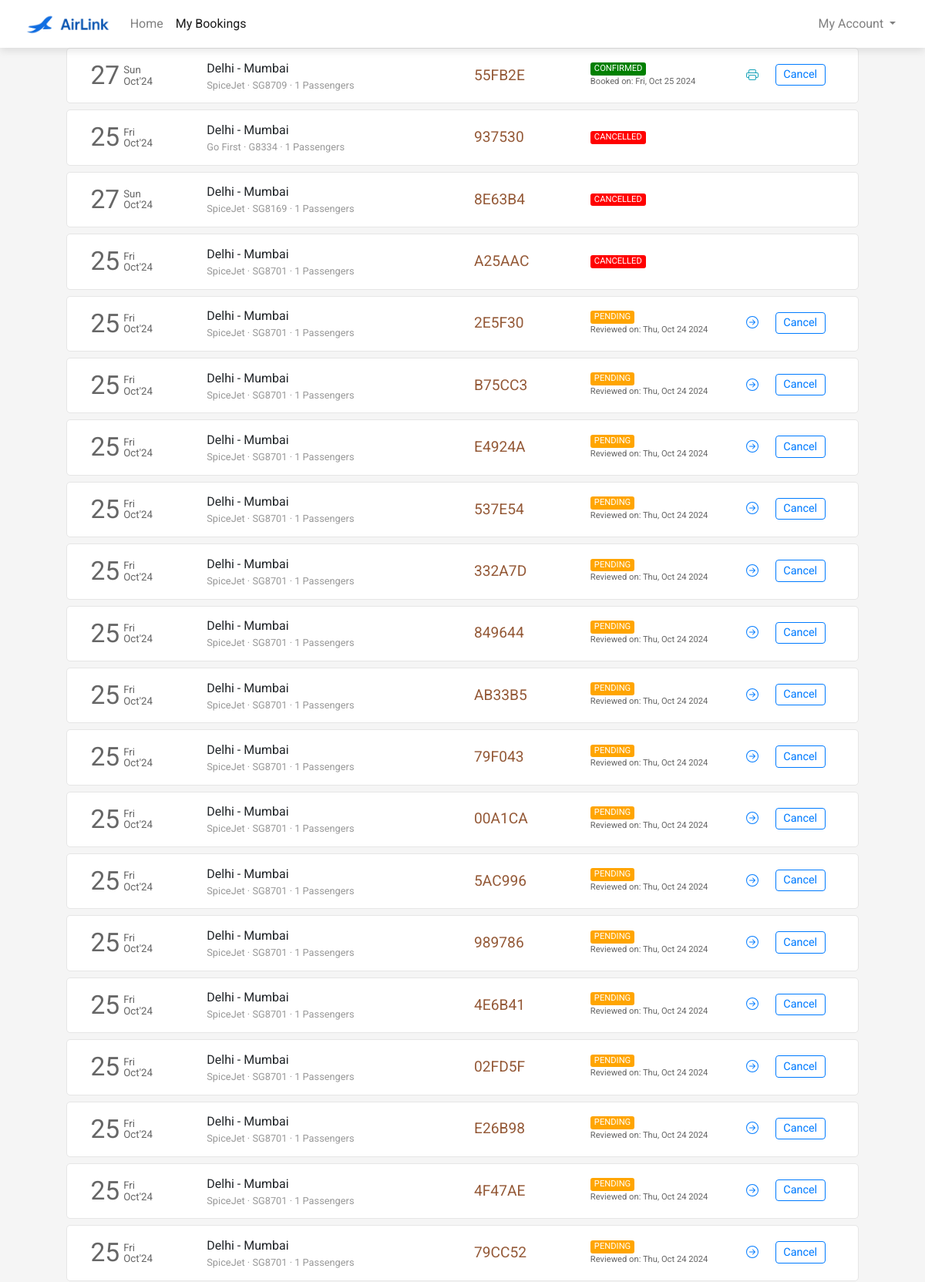
Page /flight/bookings (signed in, upper part) on the committed database.
### flight/models.py (models this page shows, shortened)
class Ticket(models.Model):
    user = models.ForeignKey(User,on_delete=models.CASCADE,related_name="bookings", blank=True, null=True)
    ref_no = models.CharField(max_length=6, unique=True)
    passengers = models.ManyToManyField(Passenger, related_name="flight_tickets")
    flight = models.ForeignKey(Flight, on_delete=models.CASCADE, related_name="tickets", blank=True, null=True)
    flight_ddate = models.DateField(blank=True, null=True)
    flight_adate = models.DateField(blank=True, null=True)
    flight_fare = models.FloatField(blank=True,null=True)
    other_charges = models.FloatField(blank=True,null=True)
    coupon_used = models.CharField(max_length=15,blank=True)
    coupon_discount = models.FloatField(default=0.0)
    total_fare = models.FloatField(blank=True, null=True)
    seat_class = models.CharField(max_length=20, choices=SEAT_CLASS)
    booking_date = models.DateTimeField(default=datetime.now)
    mobile = models.CharField(max_length=20,blank=True)
    email = models.EmailField(max_length=45, blank=True)
    status = models.CharField(max_length=45, choices=TICKET_STATUS)
    class Admin(models.Model):
        user = models.OneToOneField(User, on_delete=models.CASCADE)
        phone_number = models.CharField(max_length=20, blank=True)
        created_at = models.DateTimeField(auto_now_add=True)

class Flight(models.Model):
    origin = models.ForeignKey(Place, on_delete=models.CASCADE, related_name="departures")
    destination = models.ForeignKey(Place, on_delete=models.CASCADE, related_name="arrivals")
    depart_time = models.TimeField(auto_now=False, auto_now_add=False)
    depart_day = models.ManyToManyField(Week, related_name="flights_of_the_day")
    duration = models.DurationField(null=True)
    arrival_time = models.TimeField(auto_now=False, auto_now_add=False)
    plane = models.CharField(max_length=24)
    airline = models.CharField(max_length=64)
    economy_fare = models.FloatField(null=True)
    business_fare = models.FloatField(null=True)
    first_fare = models.FloatField(null=True)
    class Meta:
        verbose_name = 'Flight'
        verbose_name_plural = 'Flights'
        ordering = ['depart_time']  # Orders flights by departure time

class Place(models.Model):
    city = models.CharField(max_length=64)
    airport = models.CharField(max_length=64)
    code = models.CharField(max_length=3)
    country = models.CharField(max_length=64)

### flight/views.py (the view)
# urls.py: path('flight/bookings', views.bookings, name="bookings"),
def bookings(request):
    if request.user.is_authenticated:
        tickets = Ticket.objects.filter(user=request.user).order_by('-booking_date')
        return render(request, 'flight/bookings.html', {
            'page': 'bookings',
            'tickets': tickets
        })
    else:
        return HttpResponseRedirect(reverse('login'))

### flight/templates/flight/bookings.html (shortened to what this page needs)
{% extends 'flight/layout.html' %}
{% load static %}
{% block head %}
    <link rel="stylesheet" href="{% static 'css/bookings_style.css' %}">
{% endblock head %}
{% block body %}
    <section class="section section1">
        <div class="boxxx">
        <div class="container">
                {% if tickets %}
                {% for ticket in tickets %}
                    <div class="row each-booking-div" id="{{ticket.ref_no}}">
                        <div class="col-2" style="display: flex;">
                            <div style="display: flex; color: #666666; margin-top: auto;">
                                <div>
                                    <span style="font-size: 2.1em;">{{ticket.flight_ddate | date:"d"}}</span>
                                </div>
                                <div style="font-size: smaller; display: flex; margin: auto 0; padding-left: 5px; line-height: 1em;">
                                    <div style="margin: auto;">
                                        <div style="margin-bottom: 1px;">{{ticket.flight_ddate | date:"D"}}</div>
                                        <div style="margin-top: 1px;">{{ticket.flight_ddate | date:"M'y"}}</div>
                                    </div>
                                </div>
                            </div>
                        </div>
                        <div class="col-4 middle-div">
                            <div style="width:100%">
                                <div class="row places-div" style=" display: flex;">
                                    <div style="max-width: 45%;">{{ticket.flight.origin.city}}</div>
                                    <div>&nbsp;-&nbsp;</div>
                                    <div style="max-width: 45%;">{{ticket.flight.destination.city}}</div>
                                </div>
                                <div class="row places-div" style="font-size: .8em; color: #999999; ">
                                    <div style="max-width: 100%;">{{ticket.flight.airline}} &middot; {{ticket.flight.plane}} &middot; {{ticket.passengers.count}} Passengers</div>
                                </div>
                            </div>
                        </div>
                        <div class="col-2 middle-div">
                            <div style="font-size: 1.2em; color: #945937;">{{ticket.ref_no}}</div>
                        </div>
                        <div class="col-2 middle-div">
                            <div>
                                <div class="row status-div">
                                    {% if ticket.status == 'CONFIRMED' %}
                                        <div class="green">{{ticket.status}}</div>
                                    {% endif %}
                                    {% if ticket.status == 'PENDING' %}
                                        <div class="orange">{{ticket.status}}</div>
                                    {% endif %}
                                    {% if ticket.status == 'CANCELLED' %}
                                        <div class="red">{{ticket.status}}</div>
                                    {% endif %}
                                </div>
                                <div class="row booking-date-div" style="font-size: .7em; color: #666;">
                                    {% if ticket.status == 'CONFIRMED' %}
                                        Booked on: {{ticket.booking_date | date:"D, M d Y"}}
                                    {% endif %}
                                    {% if ticket.status == 'PENDING' %}
                                        Reviewed on: {{ticket.booking_date | date:"D, M d Y"}}
                                    {% endif %}
                                </div>
                            </div>
                        </div>
                        <div class="col-2 last-div">
                            <div>
                                <div class="ticket-action-div">
                                    {% if ticket.status == 'CONFIRMED' %}
                                        <form action="{% url 'getticket' %}" method="get" target="_blank">
                                            <button type="submit" class="btn btn-outline-info btnp pbtn">
                                            </button>
                                        </form>
                                        <button class="btn btn-outline-primary btnp cbtn"  data-ref="{{ticket.ref_no}}" onclick="popup(this)">Cancel</button>
                                    {% endif %}
                                    {% if ticket.status == 'PENDING' %}
                                        <form action="{% url 'resumebooking' %}" method="POST">
                                            <button type="submit" class="btn btn-outline-primary btnp rbtn">
                                            </button>
                                        </form>
                                        <button type="button" class="btn btn-outline-primary btnp cbtn" data-ref="{{ticket.ref_no}}" onclick="popup(this)">Cancel</button>
                                    {% endif %}
                                </div>
                            </div>
                        </div>
                    </div>
                {% endfor %}
            {% endif %}
            </div>
        </div>
    </section>
{% endblock %}

### flight/static/css/layout_style.css (style rules this page uses)
body { margin: 0px; padding: 0px; font-family: "Rubik", sans-serif; font-weight: normal; font-style: normal; min-width: 250px; }
.section { background-size: cover; background-position: center; background-repeat: no-repeat; padding: 30px 50px; min-height: 100vh; }
.boxxx { margin-top: 2rem; }

### flight/static/css/bookings_style.css (style rules this page uses)
* { font-family: 'Roboto', sans-serif; }
body { background-color: #f5f5f5; word-wrap: break-word; }
.container { cursor: pointer; }
.each-booking-div { width: 96%; margin: 5px auto 8px auto; transition-duration: .4s; padding: 10px 15px; background-color: #fff; border: 1px solid #e6e6e6; border-radius: 5px; }
.btnp { padding: .15rem .6rem; font-size: .9em; margin-top: 3px; margin-bottom: 5px; }
.each-booking-div > div { display: flex; overflow: auto; }
.each-booking-div > div > div { margin-top: auto; margin-bottom: auto; width: 100%; }
.green, .red, .orange { border-radius: 3px; color: white; padding-left: 5px; padding-right: 5px; font-size: .7em; }
.green { background-color: green; }
.red { background-color: red; }
.orange { background-color: orange; }
.ticket-action-div { display: flex; justify-content: space-evenly; }
.pbtn, .rbtn { border: 0; }

### rows in the picture
Ticket: flight_ddate "27", flight_ddate "Sun", flight_ddate "Oct'24", flight.origin.city "Delhi", flight.destination.city "Mumbai", flight.airline "SpiceJet", flight.plane "SG8709", passengers.count "1", ref_no "55FB2E", status "CONFIRMED", booking_date "Fri, Oct 25 2024"
Ticket: flight_ddate "25", flight_ddate "Fri", flight_ddate "Oct'24", flight.origin.city "Delhi", flight.destination.city "Mumbai", flight.airline "Go First", flight.plane "G8334", passengers.count "1", ref_no "937530", status "CANCELLED"
Ticket: flight_ddate "27", flight_ddate "Sun", flight_ddate "Oct'24", flight.origin.city "Delhi", flight.destination.city "Mumbai", flight.airline "SpiceJet", flight.plane "SG8169", passengers.count "1", ref_no "8E63B4", status "CANCELLED"
Ticket: flight_ddate "25", flight_ddate "Fri", flight_ddate "Oct'24", flight.origin.city "Delhi", flight.destination.city "Mumbai", flight.airline "SpiceJet", flight.plane "SG8701", passengers.count "1", ref_no "A25AAC", status "CANCELLED"
Ticket: flight_ddate "25", flight_ddate "Fri", flight_ddate "Oct'24", flight.origin.city "Delhi", flight.destination.city "Mumbai", flight.airline "SpiceJet", flight.plane "SG8701", passengers.count "1", ref_no "2E5F30", status "PENDING", booking_date "Thu, Oct 24 2024"
Ticket: flight_ddate "25", flight_ddate "Fri", flight_ddate "Oct'24", flight.origin.city "Delhi", flight.destination.city "Mumbai", flight.airline "SpiceJet", flight.plane "SG8701", passengers.count "1", ref_no "B75CC3", status "PENDING", booking_date "Thu, Oct 24 2024"
Ticket: flight_ddate "25", flight_ddate "Fri", flight_ddate "Oct'24", flight.origin.city "Delhi", flight.destination.city "Mumbai", flight.airline "SpiceJet", flight.plane "SG8701", passengers.count "1", ref_no "E4924A", status "PENDING", booking_date "Thu, Oct 24 2024"
Ticket: flight_ddate "25", flight_ddate "Fri", flight_ddate "Oct'24", flight.origin.city "Delhi", flight.destination.city "Mumbai", flight.airline "SpiceJet", flight.plane "SG8701", passengers.count "1", ref_no "537E54", status "PENDING", booking_date "Thu, Oct 24 2024"
Ticket: flight_ddate "25", flight_ddate "Fri", flight_ddate "Oct'24", flight.origin.city "Delhi", flight.destination.city "Mumbai", flight.airline "SpiceJet", flight.plane "SG8701", passengers.count "1", ref_no "332A7D", status "PENDING", booking_date "Thu, Oct 24 2024"
Ticket: flight_ddate "25", flight_ddate "Fri", flight_ddate "Oct'24", flight.origin.city "Delhi", flight.destination.city "Mumbai", flight.airline "SpiceJet", flight.plane "SG8701", passengers.count "1", ref_no "849644", status "PENDING", booking_date "Thu, Oct 24 2024"
Ticket: flight_ddate "25", flight_ddate "Fri", flight_ddate "Oct'24", flight.origin.city "Delhi", flight.destination.city "Mumbai", flight.airline "SpiceJet", flight.plane "SG8701", passengers.count "1", ref_no "AB33B5", status "PENDING", booking_date "Thu, Oct 24 2024"
Ticket: flight_ddate "25", flight_ddate "Fri", flight_ddate "Oct'24", flight.origin.city "Delhi", flight.destination.city "Mumbai", flight.airline "SpiceJet", flight.plane "SG8701", passengers.count "1", ref_no "79F043", status "PENDING", booking_date "Thu, Oct 24 2024"
Ticket: flight_ddate "25", flight_ddate "Fri", flight_ddate "Oct'24", flight.origin.city "Delhi", flight.destination.city "Mumbai", flight.airline "SpiceJet", flight.plane "SG8701", passengers.count "1", ref_no "00A1CA", status "PENDING", booking_date "Thu, Oct 24 2024"
Ticket: flight_ddate "25", flight_ddate "Fri", flight_ddate "Oct'24", flight.origin.city "Delhi", flight.destination.city "Mumbai", flight.airline "SpiceJet", flight.plane "SG8701", passengers.count "1", ref_no "5AC996", status "PENDING", booking_date "Thu, Oct 24 2024"
Ticket: flight_ddate "25", flight_ddate "Fri", flight_ddate "Oct'24", flight.origin.city "Delhi", flight.destination.city "Mumbai", flight.airline "SpiceJet", flight.plane "SG8701", passengers.count "1", ref_no "989786", status "PENDING", booking_date "Thu, Oct 24 2024"
Ticket: flight_ddate "25", flight_ddate "Fri", flight_ddate "Oct'24", flight.origin.city "Delhi", flight.destination.city "Mumbai", flight.airline "SpiceJet", flight.plane "SG8701", passengers.count "1", ref_no "4E6B41", status "PENDING", booking_date "Thu, Oct 24 2024"
Ticket: flight_ddate "25", flight_ddate "Fri", flight_ddate "Oct'24", flight.origin.city "Delhi", flight.destination.city "Mumbai", flight.airline "SpiceJet", flight.plane "SG8701", passengers.count "1", ref_no "02FD5F", status "PENDING", booking_date "Thu, Oct 24 2024"
Ticket: flight_ddate "25", flight_ddate "Fri", flight_ddate "Oct'24", flight.origin.city "Delhi", flight.destination.city "Mumbai", flight.airline "SpiceJet", flight.plane "SG8701", passengers.count "1", ref_no "E26B98", status "PENDING", booking_date "Thu, Oct 24 2024"
Ticket: flight_ddate "25", flight_ddate "Fri", flight_ddate "Oct'24", flight.origin.city "Delhi", flight.destination.city "Mumbai", flight.airline "SpiceJet", flight.plane "SG8701", passengers.count "1", ref_no "4F47AE", status "PENDING", booking_date "Thu, Oct 24 2024"
Ticket: flight_ddate "25", flight_ddate "Fri", flight_ddate "Oct'24", flight.origin.city "Delhi", flight.destination.city "Mumbai", flight.airline "SpiceJet", flight.plane "SG8701", passengers.count "1", ref_no "79CC52", status "PENDING", booking_date "Thu, Oct 24 2024"
